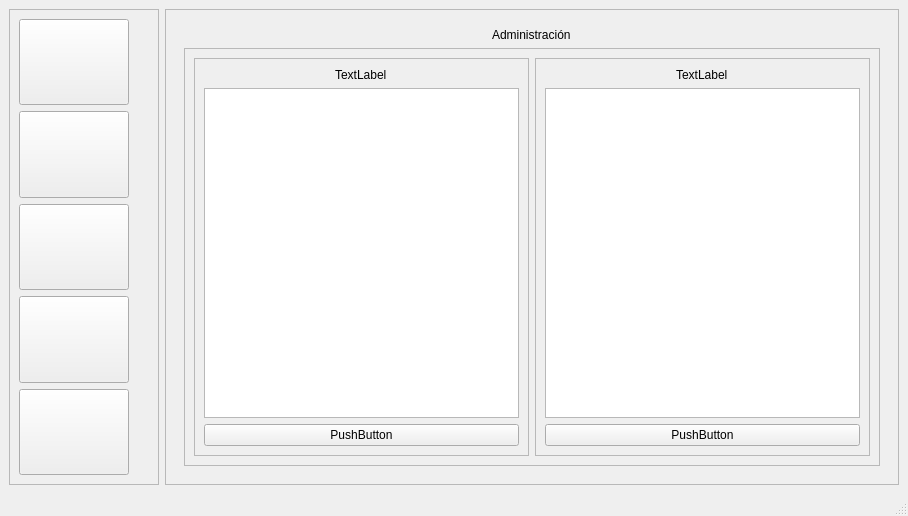
<?xml version="1.0" encoding="UTF-8"?>
<ui version="4.0">
 <class>MainWindow</class>
 <widget class="QMainWindow" name="MainWindow">
  <property name="geometry">
   <rect>
    <x>0</x>
    <y>0</y>
    <width>908</width>
    <height>516</height>
   </rect>
  </property>
  <property name="maximumSize">
   <size>
    <width>16777215</width>
    <height>16777215</height>
   </size>
  </property>
  <property name="windowTitle">
   <string>MainWindow</string>
  </property>
  <widget class="QWidget" name="centralwidget">
   <layout class="QHBoxLayout" name="horizontalLayout">
    <item>
     <widget class="QFrame" name="side_bar">
      <property name="minimumSize">
       <size>
        <width>0</width>
        <height>0</height>
       </size>
      </property>
      <property name="maximumSize">
       <size>
        <width>150</width>
        <height>16777215</height>
       </size>
      </property>
      <property name="styleSheet">
       <string notr="true"/>
      </property>
      <property name="frameShape">
       <enum>QFrame::StyledPanel</enum>
      </property>
      <property name="frameShadow">
       <enum>QFrame::Raised</enum>
      </property>
      <layout class="QVBoxLayout" name="verticalLayout">
       <item>
        <widget class="QPushButton" name="inventario_btn">
         <property name="sizePolicy">
          <sizepolicy hsizetype="Expanding" vsizetype="Expanding">
           <horstretch>0</horstretch>
           <verstretch>0</verstretch>
          </sizepolicy>
         </property>
         <property name="minimumSize">
          <size>
           <width>50</width>
           <height>50</height>
          </size>
         </property>
         <property name="maximumSize">
          <size>
           <width>110</width>
           <height>110</height>
          </size>
         </property>
         <property name="styleSheet">
          <string notr="true">QPushButton {
    image: url(&quot;C:/Users/lmomf/Desktop/is/Trabajo-grupal-IS/src/vista/images/boton_inventario.png&quot;) 0 0 0 0 stretch stretch;
}</string>
         </property>
         <property name="text">
          <string/>
         </property>
        </widget>
       </item>
       <item>
        <widget class="QPushButton" name="maquinaria_btn">
         <property name="sizePolicy">
          <sizepolicy hsizetype="Expanding" vsizetype="Expanding">
           <horstretch>0</horstretch>
           <verstretch>0</verstretch>
          </sizepolicy>
         </property>
         <property name="minimumSize">
          <size>
           <width>50</width>
           <height>50</height>
          </size>
         </property>
         <property name="maximumSize">
          <size>
           <width>110</width>
           <height>110</height>
          </size>
         </property>
         <property name="styleSheet">
          <string notr="true">QPushButton {
    image: url(&quot;C:/Users/lmomf/Desktop/is/Trabajo-grupal-IS/src/vista/images/boton_maquinaria.png&quot;) 0 0 0 0 stretch stretch;
}</string>
         </property>
         <property name="text">
          <string/>
         </property>
        </widget>
       </item>
       <item>
        <widget class="QPushButton" name="panel_btn">
         <property name="sizePolicy">
          <sizepolicy hsizetype="Expanding" vsizetype="Expanding">
           <horstretch>0</horstretch>
           <verstretch>0</verstretch>
          </sizepolicy>
         </property>
         <property name="minimumSize">
          <size>
           <width>50</width>
           <height>50</height>
          </size>
         </property>
         <property name="maximumSize">
          <size>
           <width>110</width>
           <height>110</height>
          </size>
         </property>
         <property name="styleSheet">
          <string notr="true">QPushButton {
    image: url(&quot;C:/Users/lmomf/Desktop/is/Trabajo-grupal-IS/src/vista/images/boton_panel_colaborativo.png&quot;) 0 0 0 0 stretch stretch;
}</string>
         </property>
         <property name="text">
          <string/>
         </property>
        </widget>
       </item>
       <item>
        <widget class="QPushButton" name="proyecto_btn">
         <property name="sizePolicy">
          <sizepolicy hsizetype="Expanding" vsizetype="Expanding">
           <horstretch>0</horstretch>
           <verstretch>0</verstretch>
          </sizepolicy>
         </property>
         <property name="minimumSize">
          <size>
           <width>50</width>
           <height>50</height>
          </size>
         </property>
         <property name="maximumSize">
          <size>
           <width>110</width>
           <height>110</height>
          </size>
         </property>
         <property name="styleSheet">
          <string notr="true">QPushButton {
    image: url(&quot;C:/Users/lmomf/Desktop/is/Trabajo-grupal-IS/src/vista/images/boton_proyecto.png&quot;) 0 0 0 0 stretch stretch;
}</string>
         </property>
         <property name="text">
          <string/>
         </property>
        </widget>
       </item>
       <item>
        <widget class="QPushButton" name="admin_btn">
         <property name="enabled">
          <bool>true</bool>
         </property>
         <property name="sizePolicy">
          <sizepolicy hsizetype="Expanding" vsizetype="Expanding">
           <horstretch>0</horstretch>
           <verstretch>0</verstretch>
          </sizepolicy>
         </property>
         <property name="minimumSize">
          <size>
           <width>50</width>
           <height>50</height>
          </size>
         </property>
         <property name="maximumSize">
          <size>
           <width>110</width>
           <height>110</height>
          </size>
         </property>
         <property name="styleSheet">
          <string notr="true">QPushButton {
    image: url(&quot;C:/Users/lmomf/Desktop/is/Trabajo-grupal-IS/src/vista/images/boton_admin.png&quot;) 0 0 0 0 stretch stretch;
}</string>
         </property>
         <property name="text">
          <string/>
         </property>
        </widget>
       </item>
      </layout>
     </widget>
    </item>
    <item>
     <widget class="QFrame" name="frame_2">
      <property name="frameShape">
       <enum>QFrame::StyledPanel</enum>
      </property>
      <property name="frameShadow">
       <enum>QFrame::Raised</enum>
      </property>
      <layout class="QHBoxLayout" name="horizontalLayout_2">
       <item>
        <widget class="QStackedWidget" name="stackedWidget">
         <property name="currentIndex">
          <number>4</number>
         </property>
         <widget class="QWidget" name="inventario_page">
          <property name="enabled">
           <bool>true</bool>
          </property>
          <layout class="QVBoxLayout" name="verticalLayout_2">
           <item alignment="Qt::AlignHCenter|Qt::AlignTop">
            <widget class="QLabel" name="label">
             <property name="text">
              <string>Inventario</string>
             </property>
            </widget>
           </item>
           <item alignment="Qt::AlignTop">
            <widget class="QFrame" name="busqueda_widget">
             <property name="sizePolicy">
              <sizepolicy hsizetype="Expanding" vsizetype="Expanding">
               <horstretch>0</horstretch>
               <verstretch>0</verstretch>
              </sizepolicy>
             </property>
             <property name="autoFillBackground">
              <bool>false</bool>
             </property>
             <property name="frameShape">
              <enum>QFrame::StyledPanel</enum>
             </property>
             <property name="frameShadow">
              <enum>QFrame::Raised</enum>
             </property>
             <layout class="QHBoxLayout" name="horizontalLayout_3">
              <item>
               <widget class="QPushButton" name="bus_inventario_btn">
                <property name="sizePolicy">
                 <sizepolicy hsizetype="Expanding" vsizetype="Expanding">
                  <horstretch>0</horstretch>
                  <verstretch>0</verstretch>
                 </sizepolicy>
                </property>
                <property name="minimumSize">
                 <size>
                  <width>150</width>
                  <height>0</height>
                 </size>
                </property>
                <property name="maximumSize">
                 <size>
                  <width>150</width>
                  <height>50</height>
                 </size>
                </property>
                <property name="text">
                 <string>Buscar en inventario</string>
                </property>
               </widget>
              </item>
              <item>
               <widget class="QLineEdit" name="lineEdit">
                <property name="sizePolicy">
                 <sizepolicy hsizetype="Expanding" vsizetype="Expanding">
                  <horstretch>1</horstretch>
                  <verstretch>0</verstretch>
                 </sizepolicy>
                </property>
                <property name="minimumSize">
                 <size>
                  <width>300</width>
                  <height>0</height>
                 </size>
                </property>
                <property name="maximumSize">
                 <size>
                  <width>800</width>
                  <height>50</height>
                 </size>
                </property>
               </widget>
              </item>
              <item>
               <widget class="QComboBox" name="comboBox"/>
              </item>
              <item>
               <spacer name="horizontalSpacer">
                <property name="orientation">
                 <enum>Qt::Horizontal</enum>
                </property>
                <property name="sizeType">
                 <enum>QSizePolicy::Expanding</enum>
                </property>
                <property name="sizeHint" stdset="0">
                 <size>
                  <width>0</width>
                  <height>20</height>
                 </size>
                </property>
               </spacer>
              </item>
             </layout>
            </widget>
           </item>
           <item>
            <widget class="QTableWidget" name="tableWidget">
             <column>
              <property name="text">
               <string>ID</string>
              </property>
             </column>
             <column>
              <property name="text">
               <string>Especificaciones</string>
              </property>
             </column>
             <column>
              <property name="text">
               <string>Nueva columna</string>
              </property>
             </column>
             <column>
              <property name="text">
               <string>Cantidad</string>
              </property>
             </column>
             <column>
              <property name="text">
               <string>F. Caducidad</string>
              </property>
             </column>
            </widget>
           </item>
          </layout>
         </widget>
         <widget class="QWidget" name="maquinaria_page">
          <layout class="QVBoxLayout" name="verticalLayout_3">
           <item alignment="Qt::AlignHCenter|Qt::AlignTop">
            <widget class="QLabel" name="label_2">
             <property name="text">
              <string>Maquinaria</string>
             </property>
            </widget>
           </item>
           <item alignment="Qt::AlignTop">
            <widget class="QFrame" name="frame">
             <property name="frameShape">
              <enum>QFrame::StyledPanel</enum>
             </property>
             <property name="frameShadow">
              <enum>QFrame::Raised</enum>
             </property>
             <layout class="QHBoxLayout" name="horizontalLayout_4">
              <item>
               <widget class="QPushButton" name="pushButton">
                <property name="sizePolicy">
                 <sizepolicy hsizetype="Expanding" vsizetype="Expanding">
                  <horstretch>0</horstretch>
                  <verstretch>0</verstretch>
                 </sizepolicy>
                </property>
                <property name="minimumSize">
                 <size>
                  <width>150</width>
                  <height>0</height>
                 </size>
                </property>
                <property name="maximumSize">
                 <size>
                  <width>150</width>
                  <height>50</height>
                 </size>
                </property>
                <property name="text">
                 <string>Buscar en maquinaria</string>
                </property>
               </widget>
              </item>
              <item>
               <widget class="QLineEdit" name="lineEdit_2">
                <property name="sizePolicy">
                 <sizepolicy hsizetype="Expanding" vsizetype="Expanding">
                  <horstretch>1</horstretch>
                  <verstretch>0</verstretch>
                 </sizepolicy>
                </property>
                <property name="minimumSize">
                 <size>
                  <width>300</width>
                  <height>0</height>
                 </size>
                </property>
                <property name="maximumSize">
                 <size>
                  <width>800</width>
                  <height>50</height>
                 </size>
                </property>
               </widget>
              </item>
              <item>
               <spacer name="horizontalSpacer_2">
                <property name="orientation">
                 <enum>Qt::Horizontal</enum>
                </property>
                <property name="sizeHint" stdset="0">
                 <size>
                  <width>0</width>
                  <height>20</height>
                 </size>
                </property>
               </spacer>
              </item>
             </layout>
            </widget>
           </item>
           <item>
            <widget class="QTableWidget" name="tableWidget_2"/>
           </item>
          </layout>
         </widget>
         <widget class="QWidget" name="proyecto_page">
          <layout class="QVBoxLayout" name="verticalLayout_5">
           <item alignment="Qt::AlignHCenter|Qt::AlignTop">
            <widget class="QLabel" name="label_3">
             <property name="text">
              <string>Proyecto</string>
             </property>
            </widget>
           </item>
           <item>
            <widget class="QFrame" name="frame_3">
             <property name="frameShape">
              <enum>QFrame::StyledPanel</enum>
             </property>
             <property name="frameShadow">
              <enum>QFrame::Raised</enum>
             </property>
             <layout class="QHBoxLayout" name="horizontalLayout_5">
              <item>
               <spacer name="horizontalSpacer_3">
                <property name="orientation">
                 <enum>Qt::Horizontal</enum>
                </property>
                <property name="sizeHint" stdset="0">
                 <size>
                  <width>0</width>
                  <height>20</height>
                 </size>
                </property>
               </spacer>
              </item>
              <item>
               <widget class="QFrame" name="frame_4">
                <property name="sizePolicy">
                 <sizepolicy hsizetype="Preferred" vsizetype="Preferred">
                  <horstretch>1</horstretch>
                  <verstretch>0</verstretch>
                 </sizepolicy>
                </property>
                <property name="maximumSize">
                 <size>
                  <width>250</width>
                  <height>16777215</height>
                 </size>
                </property>
                <property name="frameShape">
                 <enum>QFrame::StyledPanel</enum>
                </property>
                <property name="frameShadow">
                 <enum>QFrame::Raised</enum>
                </property>
                <layout class="QVBoxLayout" name="verticalLayout_4">
                 <item>
                  <widget class="QPushButton" name="pushButton_3">
                   <property name="sizePolicy">
                    <sizepolicy hsizetype="Expanding" vsizetype="Expanding">
                     <horstretch>1</horstretch>
                     <verstretch>0</verstretch>
                    </sizepolicy>
                   </property>
                   <property name="minimumSize">
                    <size>
                     <width>100</width>
                     <height>100</height>
                    </size>
                   </property>
                   <property name="maximumSize">
                    <size>
                     <width>250</width>
                     <height>250</height>
                    </size>
                   </property>
                   <property name="text">
                    <string>PushButton</string>
                   </property>
                  </widget>
                 </item>
                 <item>
                  <widget class="QPushButton" name="pushButton_2">
                   <property name="sizePolicy">
                    <sizepolicy hsizetype="Expanding" vsizetype="Expanding">
                     <horstretch>1</horstretch>
                     <verstretch>0</verstretch>
                    </sizepolicy>
                   </property>
                   <property name="minimumSize">
                    <size>
                     <width>100</width>
                     <height>100</height>
                    </size>
                   </property>
                   <property name="maximumSize">
                    <size>
                     <width>250</width>
                     <height>250</height>
                    </size>
                   </property>
                   <property name="text">
                    <string>PushButton</string>
                   </property>
                  </widget>
                 </item>
                </layout>
               </widget>
              </item>
              <item>
               <spacer name="horizontalSpacer_4">
                <property name="orientation">
                 <enum>Qt::Horizontal</enum>
                </property>
                <property name="sizeType">
                 <enum>QSizePolicy::Expanding</enum>
                </property>
                <property name="sizeHint" stdset="0">
                 <size>
                  <width>0</width>
                  <height>20</height>
                 </size>
                </property>
               </spacer>
              </item>
              <item>
               <widget class="QTableWidget" name="tableWidget_3">
                <property name="enabled">
                 <bool>true</bool>
                </property>
                <property name="sizePolicy">
                 <sizepolicy hsizetype="Expanding" vsizetype="Expanding">
                  <horstretch>1</horstretch>
                  <verstretch>0</verstretch>
                 </sizepolicy>
                </property>
                <property name="maximumSize">
                 <size>
                  <width>1000</width>
                  <height>16777215</height>
                 </size>
                </property>
               </widget>
              </item>
             </layout>
            </widget>
           </item>
          </layout>
         </widget>
         <widget class="QWidget" name="page_2"/>
         <widget class="QWidget" name="admin_page">
          <layout class="QVBoxLayout" name="verticalLayout_6">
           <item alignment="Qt::AlignHCenter">
            <widget class="QLabel" name="label_6">
             <property name="text">
              <string>Administración</string>
             </property>
            </widget>
           </item>
           <item>
            <widget class="QFrame" name="frame_7">
             <property name="frameShape">
              <enum>QFrame::StyledPanel</enum>
             </property>
             <property name="frameShadow">
              <enum>QFrame::Raised</enum>
             </property>
             <layout class="QHBoxLayout" name="horizontalLayout_6">
              <item>
               <widget class="QFrame" name="frame_6">
                <property name="frameShape">
                 <enum>QFrame::StyledPanel</enum>
                </property>
                <property name="frameShadow">
                 <enum>QFrame::Raised</enum>
                </property>
                <layout class="QVBoxLayout" name="verticalLayout_7">
                 <item alignment="Qt::AlignHCenter">
                  <widget class="QLabel" name="label_4">
                   <property name="text">
                    <string>TextLabel</string>
                   </property>
                  </widget>
                 </item>
                 <item>
                  <widget class="QTableWidget" name="tableWidget_4"/>
                 </item>
                 <item>
                  <widget class="QPushButton" name="pushButton_4">
                   <property name="text">
                    <string>PushButton</string>
                   </property>
                  </widget>
                 </item>
                </layout>
               </widget>
              </item>
              <item>
               <widget class="QFrame" name="frame_5">
                <property name="frameShape">
                 <enum>QFrame::StyledPanel</enum>
                </property>
                <property name="frameShadow">
                 <enum>QFrame::Raised</enum>
                </property>
                <layout class="QVBoxLayout" name="verticalLayout_8">
                 <item alignment="Qt::AlignHCenter">
                  <widget class="QLabel" name="label_5">
                   <property name="text">
                    <string>TextLabel</string>
                   </property>
                  </widget>
                 </item>
                 <item>
                  <widget class="QListView" name="listView"/>
                 </item>
                 <item>
                  <widget class="QPushButton" name="pushButton_5">
                   <property name="text">
                    <string>PushButton</string>
                   </property>
                  </widget>
                 </item>
                </layout>
               </widget>
              </item>
             </layout>
            </widget>
           </item>
          </layout>
         </widget>
        </widget>
       </item>
      </layout>
     </widget>
    </item>
   </layout>
  </widget>
  <widget class="QStatusBar" name="statusbar"/>
 </widget>
 <resources/>
 <connections/>
</ui>
